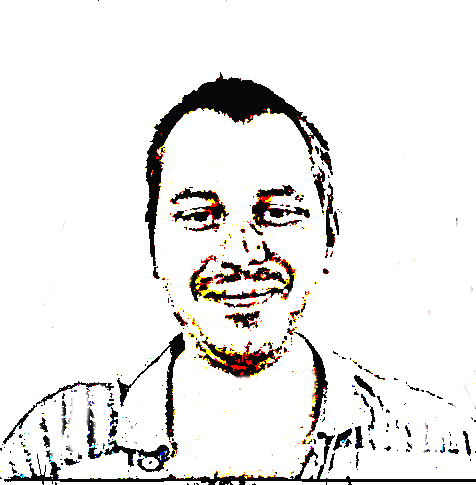
#> input picture src/image.png, 476 x 485 px
$ python draw.py
#> lines starting #> are read from the running program, lines starting #| are printed output that depends on the picture; after the words box and inside, x2 and y2 are one past the last pixel; in counts of white or black regions, pixels touching at a corner belong together
##########################################
#
#  Simple script to automate the process
#       of drawing using Python
#
#                 by
#
#          Code Monkey King
#
##########################################


# packages
import cv2
import pyautogui as pg
import time
import random

# open source image
originalImage = cv2.imread('image.png')
#> originalImage is the input picture: shape (485, 476, 3); mean B, G, R 231.8, 233, 234.7

# convert image to grayscale
grayImage = cv2.cvtColor(originalImage, cv2.COLOR_BGR2GRAY)
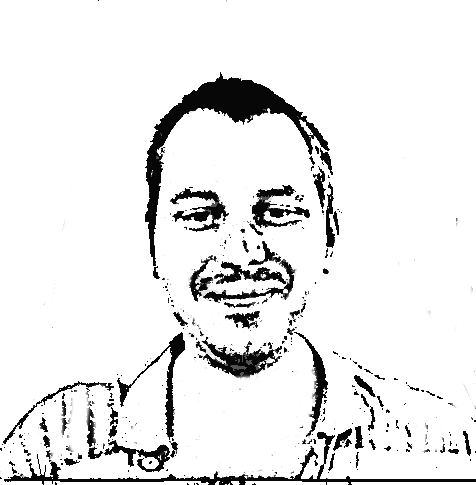
#> grayImage: shape (485, 476); min 0, max 255, mean 233.4

# convert image to black and white
(thresh, blackAndWhiteImage) = cv2.threshold(grayImage, 127, 255, cv2.THRESH_BINARY)
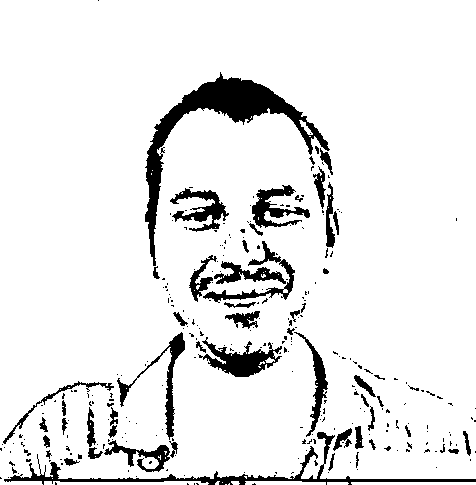
#> blackAndWhiteImage: shape (485, 476); 91.1% white; 290 black regions (233 under 20 px), largest, box (x1, y1, x2, y2) and area: (145, 72, 330, 266) 5369, (4, 432, 476, 485) 2362, (198, 337, 282, 377) 1380

# uncomment below lines to preview image
cv2.imshow('Black & white image', blackAndWhiteImage)
cv2.waitKey(0)
cv2.destroyAllWindows()

# global coordinates of where to start drawing (change if needed!)
x_start = 250
y_start = 150

# wait before user clicks on window to within
time.sleep(5)

# put mouse mointer into initial position
pg.moveTo(x_start, y_start)

# get row indexes
random_rows = list(range(len(blackAndWhiteImage)))
#> random_rows = 485 values from 0 to 484

# comment two lines below if you want a "printer" like behavior
random_rows = random.sample(range(len(blackAndWhiteImage)), len(blackAndWhiteImage))
#> random_rows = 485 values, max 484 at index 218, min 0 at index 66, mean 242
random.shuffle(random_rows)

# loop over pixel rows
for y in random_rows:
    # randomize cols traversal order
    row = blackAndWhiteImage[y]
    random_cols = list(range(len(row)))
    random.shuffle(random_cols)

    # loop over pixel cols
    for x in random_cols:
        if row[x] == 0:
            # draw pixel!
            pg.click(x_start + x, y_start + y, _pause=False)
            print('Drawing at:', x_start + x, y_start + y)

            # animation speed
            time.sleep(0.008)
#> this loop made 485 passes
#> y on passes 1 to 3: 199, 288, 230
#> (printed output is left out)
